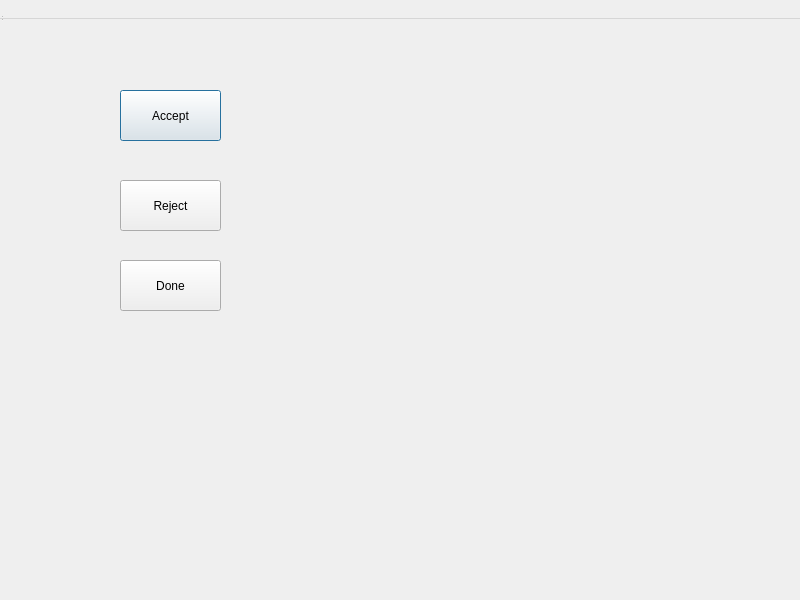
<?xml version="1.0" encoding="UTF-8"?>
<ui version="4.0">
 <class>myDialog</class>
 <widget class="QDialog" name="myDialog">
  <property name="geometry">
   <rect>
    <x>0</x>
    <y>0</y>
    <width>800</width>
    <height>600</height>
   </rect>
  </property>
  <property name="windowTitle">
   <string>myDialog</string>
  </property>
  <widget class="QWidget" name="centralwidget">
   <widget class="QPushButton" name="acceptBtn">
    <property name="geometry">
     <rect>
      <x>120</x>
      <y>90</y>
      <width>101</width>
      <height>51</height>
     </rect>
    </property>
    <property name="text">
     <string>Accept</string>
    </property>
   </widget>
   <widget class="QPushButton" name="rejectBtn">
    <property name="geometry">
     <rect>
      <x>120</x>
      <y>180</y>
      <width>101</width>
      <height>51</height>
     </rect>
    </property>
    <property name="text">
     <string>Reject</string>
    </property>
   </widget>
   <widget class="QPushButton" name="doneBtn">
    <property name="geometry">
     <rect>
      <x>120</x>
      <y>260</y>
      <width>101</width>
      <height>51</height>
     </rect>
    </property>
    <property name="text">
     <string>Done</string>
    </property>
   </widget>
  </widget>
  <widget class="QMenuBar" name="menubar">
   <property name="geometry">
    <rect>
     <x>0</x>
     <y>0</y>
     <width>800</width>
     <height>19</height>
    </rect>
   </property>
  </widget>
  <widget class="QStatusBar" name="statusbar"/>
 </widget>
 <resources/>
 <connections/>
</ui>
